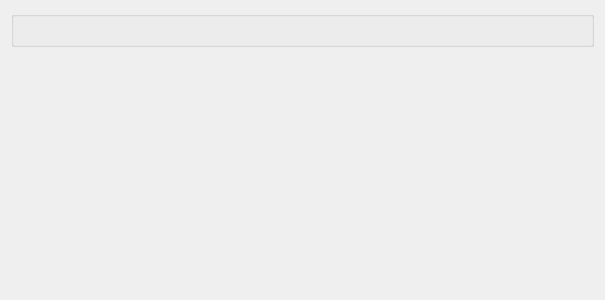
<?xml version="1.0" encoding="UTF-8"?>
<ui version="4.0">
 <class>ConfigureApplets</class>
 <widget class="QWidget" name="ConfigureApplets">
  <property name="geometry">
   <rect>
    <x>0</x>
    <y>0</y>
    <width>605</width>
    <height>300</height>
   </rect>
  </property>
  <property name="windowTitle">
   <string>Form</string>
  </property>
  <property name="accessibleName">
   <string>Applets</string>
  </property>
  <layout class="QVBoxLayout" name="verticalLayout_1">
   <item>
    <layout class="QVBoxLayout" name="verticalLayout">
     <item>
      <widget class="QGroupBox" name="group_library_applet_modes">
       <property name="catalogueText" stdset="0">
        <string notr="true">category.LibraryApplet</string>
       </property>
       <layout class="QVBoxLayout">
        <item>
         <widget class="QWidget" name="applets_widget" native="true">
          <layout class="QVBoxLayout" name="verticalLayout_3">
           <property name="leftMargin">
            <number>0</number>
           </property>
           <property name="topMargin">
            <number>0</number>
           </property>
           <property name="rightMargin">
            <number>0</number>
           </property>
          </layout>
         </widget>
        </item>
       </layout>
      </widget>
     </item>
    </layout>
   </item>
   <item>
    <spacer name="verticalSpacer">
     <property name="orientation">
      <enum>Qt::Vertical</enum>
     </property>
     <property name="sizeHint" stdset="0">
      <size>
       <width>20</width>
       <height>40</height>
      </size>
     </property>
    </spacer>
   </item>
  </layout>
 </widget>
 <resources/>
 <connections/>
</ui>
